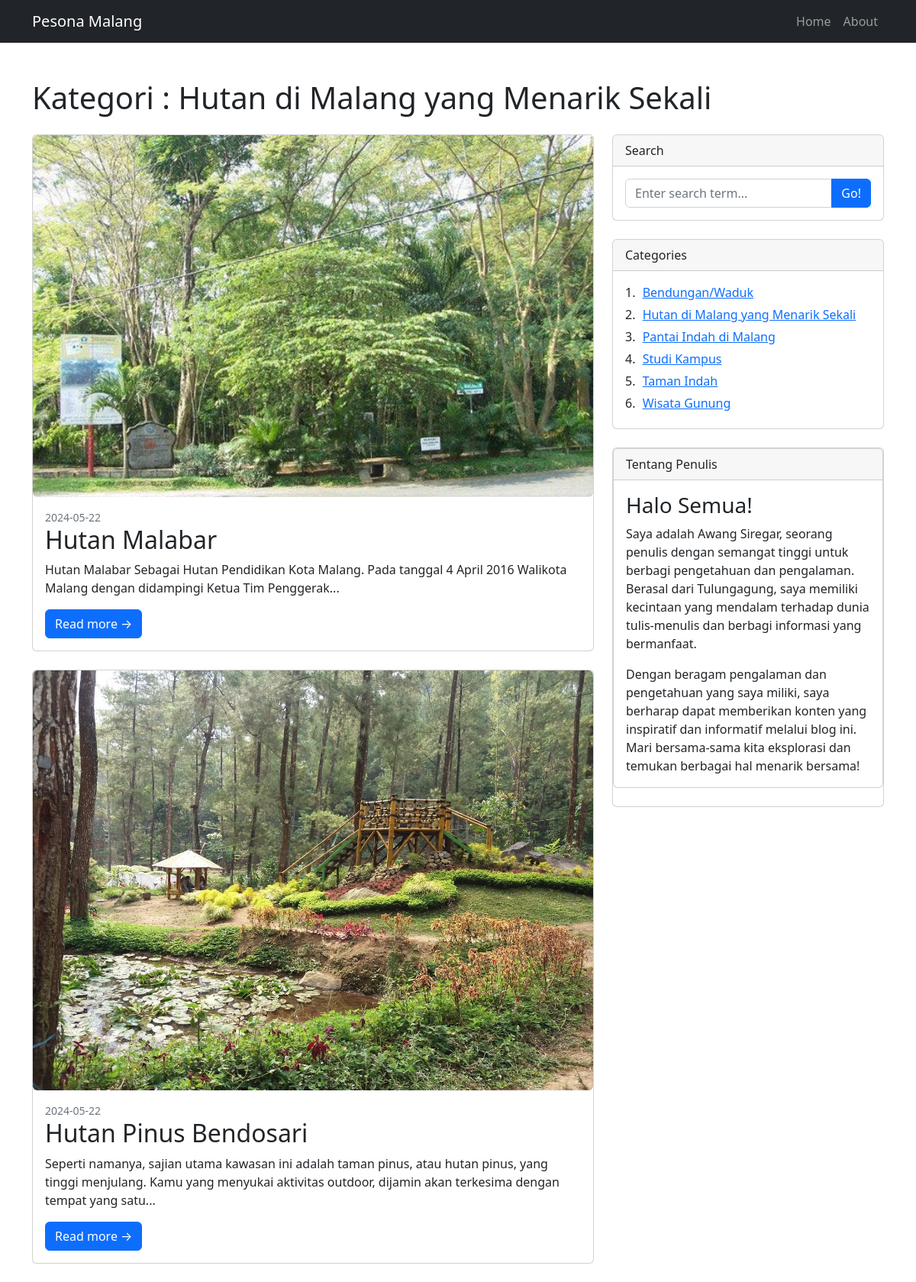
The app's page /kategori.php?kategori=Hutan di Malang yang Menarik Sekali with its own data.
### tables this page shows
CREATE TABLE `datakategori` (
  `id` int NOT NULL,
  `kategori` varchar(255) NOT NULL,
  `jumlahart` int NOT NULL
);

CREATE TABLE `dataartikel` (
  `id` int NOT NULL,
  `kategori` varchar(255) NOT NULL,
  `judul` varchar(255) NOT NULL,
  `tanggal` date NOT NULL,
  `penulis` varchar(255) NOT NULL,
  `isi` text NOT NULL,
  `gambar` varchar(255) DEFAULT NULL
);

### kategori.php (the view, shortened to what this page needs)
<?php
require 'koneksi.php';
$kategori = $_GET['kategori'];
$sql_kategori = "SELECT * FROM datakategori WHERE kategori='$kategori'";
$result_kategori = mysqli_query($conn, $sql_kategori);
$data_kategori = mysqli_fetch_assoc($result_kategori);
?>
<!DOCTYPE html>
<html lang="en">
<head>
    <link href="css_B/styles.css" rel="stylesheet" />
    <link href="https://cdn.jsdelivr.net/npm/simple-datatables@7.1.2/dist/style.min.css" rel="stylesheet" />
    <link href="css_L/styles.css" rel="stylesheet" />
</head>
<body>
    <nav class="navbar navbar-expand-lg navbar-dark bg-dark">
        <div class="container">
            <a class="navbar-brand" href="index.php">Pesona Malang</a>
            <div class="collapse navbar-collapse" id="navbarSupportedContent">
                <ul class="navbar-nav ms-auto mb-2 mb-lg-0">
                    <li class="nav-item"><a class="nav-link" href="home.php">Home</a></li>
                    <li class="nav-item"><a class="nav-link" href="tentang.php">About</a></li>
                </ul>
            </div>
        </div>
    </nav>
    <div class="container mt-5">
        <h1 class="my-4">Kategori : <?= $data_kategori['kategori'] ?></h1>
        <div class="row">
            <div class="col-lg-8">
                <?php
                $sql = "SELECT * FROM dataartikel WHERE kategori='$kategori'";
                $result = mysqli_query($conn, $sql);
                while ($data = mysqli_fetch_array($result)) {
                    ?>
                    <div class="card mb-4">
                    <a href="artikel.php?myid=<?= $row['id'] ?>" style="pointer-events: none;">
                        <img class="card-img-top rounded" src="administrasi/<?= $data['gambar'] ?>" alt="...">
                    </a>
                        <div class="card-body">
                            <div class="small text-muted">
                                <?= $data['tanggal']; ?>
                            </div>
                            <h2 class="card-title">
                                <?= $data["judul"] ?>
                            </h2>
                            <?php
                                $raw_desc = strip_tags($data['isi']);
                                if (strlen($raw_desc) > 200) {
                                    $trimmedIsi = substr($raw_desc, 0, 200);
                                    $lastSpace = strrpos($trimmedIsi, ' ');
                                    $trimmedIsi = substr($trimmedIsi, 0, $lastSpace);
                                    $trimmedIsi .= '...';
                                } else {
                                    $trimmedIsi = $isi;
                                }
                            ?>
                            <p class="card-text">
                                <?php echo $trimmedIsi; ?>
                            </p>
                            <a class="btn btn-primary" href="artikel.php?myid=<?= $data['id'] ?>">Read more →</a>
                        </div>
                    </div>
                <?php
                }
                ?>
            </div>
            <div class="col-lg-4">
                <div class="card mb-4">
                    <div class="card-header">Search</div>
                    <div class="card-body">
                        <div class="input-group">
                            <input class="form-control" type="text" placeholder="Enter search term..."
                                aria-label="Enter search term..." aria-describedby="button-search" />
                            <button class="btn btn-primary" id="button-search" type="button">Go!</button>
                        </div>
                    </div>
                </div>
                <div class="card mb-4">
                    <div class="card-header">Categories</div>
                    <div class="card-body">
                        <div class="row">
                            <div class="col-sm-12">
                                <ul class="list-unstyled mb-0">
                                    <?php
                                    $sql = "SELECT kategori FROM datakategori";
                                    $result = mysqli_query($conn, $sql);
                                    $nomor = 1;
                                    while ($row = mysqli_fetch_assoc($result)) {
                                        ?>
                                        <li style="margin-bottom: 5px;">
                                            <span style="margin-right: 5px;"><?= $nomor ?>.</span>
                                            <a href="kategori.php?kategori=<?= $row['kategori'] ?>"><?= $row['kategori'] ?></a>
                                        </li>
                                        <?php
                                        $nomor++;
                                    }
                                    ?>
                                </ul>
                            </div>
                        </div>
                    </div>
                </div>
                <div class="card mb-4"><div class="card mb-4 about-widget">
                                    <div class="card-header">Tentang Penulis</div>
                                    <div class="card-body">
                                        <h3 class="card-title">Halo Semua!</h3>
                                        <p class="card-text">Saya adalah Awang Siregar, seorang penulis dengan semangat tinggi untuk berbagi pengetahuan dan pengalaman. Berasal dari Tulungagung, saya memiliki kecintaan yang mendalam terhadap dunia tulis-menulis dan berbagi informasi yang bermanfaat.</p>
                                        <p class="card-text">Dengan beragam pengalaman dan pengetahuan yang saya miliki, saya berharap dapat memberikan konten yang inspiratif dan informatif melalui blog ini. Mari bersama-sama kita eksplorasi dan temukan berbagai hal menarik bersama!</p>
                                    </div>
                </div>
            </div>
        </div>
    </div>
</body>
</html>

### records on screen
datakategori: kategori "Hutan di Malang yang Menarik Sekali"
dataartikel: gambar (picture), tanggal "2024-05-22", judul "Hutan Malabar", isi "Hutan Malabar Sebagai Hutan Pendidikan Kota Malang. Pada tanggal 4 April 2016 Walikota Malang dengan didampingi Ketua Tim Penggerak..."
dataartikel: gambar (picture), tanggal "2024-05-22", judul "Hutan Pinus Bendosari", isi "Seperti namanya, sajian utama kawasan ini adalah taman pinus, atau hutan pinus, yang tinggi menjulang. Kamu yang menyukai aktivitas outdoor, dijamin akan terkesima dengan tempat yang satu..."
datakategori: kategori "Bendungan/Waduk"
datakategori: kategori "Pantai Indah di Malang"
datakategori: kategori "Studi Kampus"
datakategori: kategori "Taman Indah"
datakategori: kategori "Wisata Gunung"
